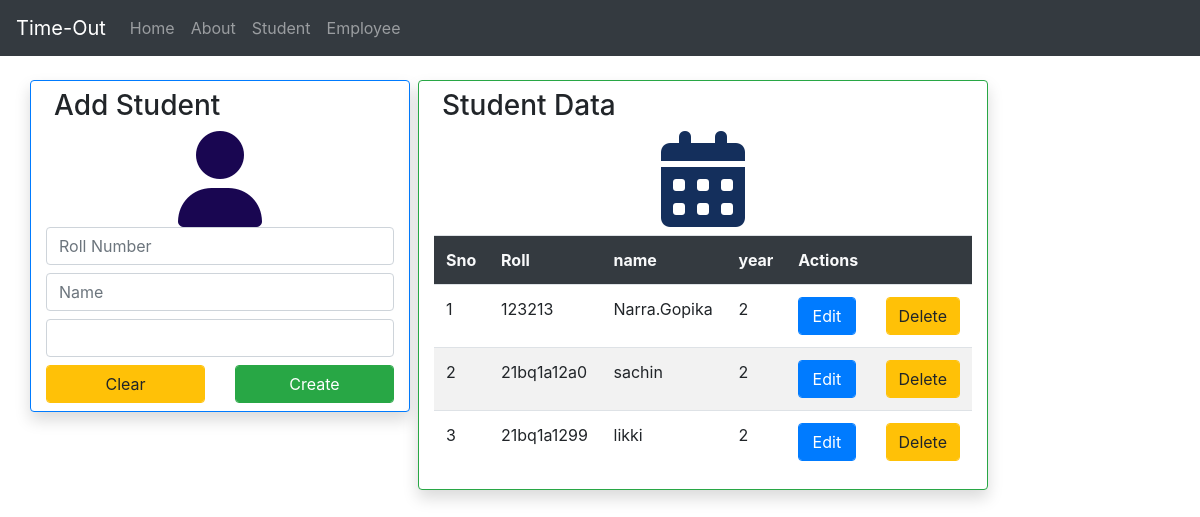
/st/, run on the app's committed database.
### BSApp/models.py (models this page shows)
class Student(models.Model):
	rn=models.CharField(max_length=12)
	sn=models.CharField(max_length=150)
	sy=models.IntegerField(default=18)

### BSApp/views.py (the view, shortened to what this page needs)
# urls.py: path('st/',views.student,name="std"),
def student(request):
	data = Student.objects.all()
	return render(request,'student.html',{'d':data})

### BSApp/templates/student.html
{% extends 'base.html' %}
{% block content %}
<div class="container">
	<div class="row">
		<div class="card col-md-4 mr-2 shadow border border-primary h-100">
			<h3 class="p-2">Add Student</h3>
			 <div class="d-flex justify-content-center align-items-center" style="height: 10vh;">
			<i class="fa-solid fa-user fa-6x justify-content center"style="color: #190651;"></i></div>
			<form method="post"> {% csrf_token %}
				<input class="form-control my-2" type="text" name="roll" placeholder="Roll Number">
				<input class="form-control my-2" type="text" name="name" placeholder="Name">
				<input type="number" class="form-control my-2" name="numm" min=1 max=4>
				<div class="row my-2">
					<div class="col">
						<input type="reset" name="but1" value="Clear" class="btn btn-warning form-control">
					</div>
					<div class="col">
						<input type="submit" name="but2" class="btn btn-success form-control" value="Create">
					</div>
				</div>
			</form>
		</div>
		<div class=" card col-md-6 shadow border border-success">
			<h3 class="p-2">Student Data</h3>
			<div class="d-flex justify-content-center align-items-center" style="height: 10vh;">
			<i class="fa-regular fa-calendar-days fa-6x" style="color: #142f5c;"></i></div>
			<table class="table table-hover table-striped p-4 mt-3">
							<tr class="bg-dark text-light">
								<th>Sno</th>
								<th>Roll</th>
								<th>name</th>
								<th>year</th>
								<th>Actions</th>
							</tr>
							{% for i in d %}
							<tr>
								<td>{{forloop.counter}}</td>
								<td>{{i.rn}}</td>
								<td>{{i.sn}}</td>
								<td>{{i.sy}}</td>
								<td>
									<div class="row">
										<div class="col">
											<a href="{% url 'stpd' i.id %}" class="form-control btn btn-primary">Edit</a>
										</div>
									<div class="col">
											<a href="{% url 'sdele' i.id %}" class="form-control btn btn-warning">Delete</a>
										</div>
									</div>
								</td>
							</tr>
							{% endfor %}
					</table>
		</div>
	</div>
</div>
{% endblock %}

### data on the page
Student: rn "123213", sn "Narra.Gopika", sy "2"
Student: rn "21bq1a12a0", sn "sachin", sy "2"
Student: rn "21bq1a1299", sn "likki", sy "2"
